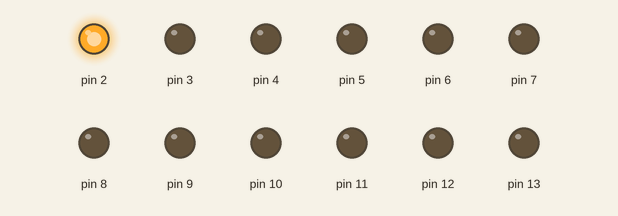
A sketch run on a simulated Arduino Uno, built with avr-gcc and run on an emulated ATmega328P. Shown: output pins drawn as LEDs (lit = HIGH).

Above: at 0.05 s.
At 0.45 s:
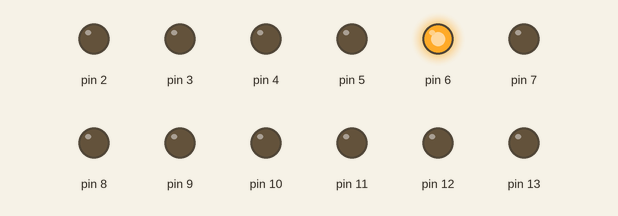
At 0.95 s:
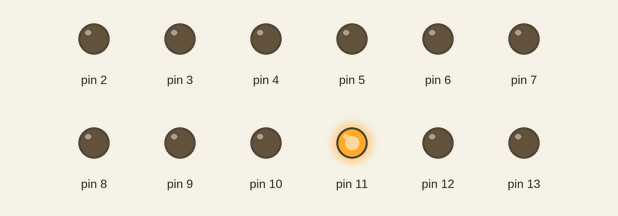
At 1.85 s:
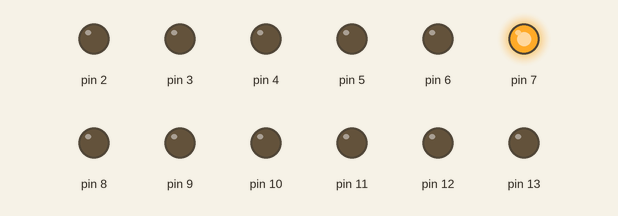
At 3.6 s:
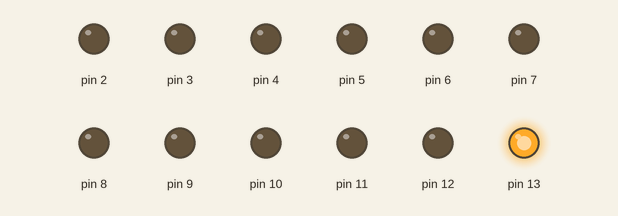
At 5.45 s:
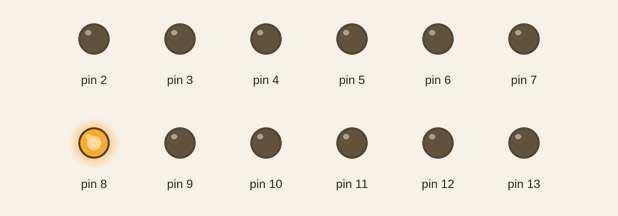
Timing chart, 0 to 5.8 s (numbered marks = the images above):
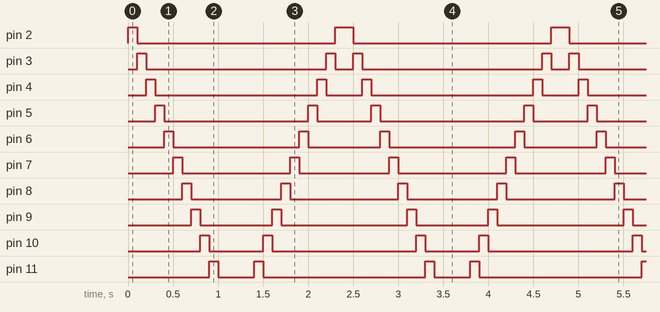

Measured:
- by itself, pin 2: repeats every 2.4 s: LOW 2.2 s, HIGH 0.20 s
- by itself, pin 3: repeats every 2.4 s: LOW 2.0 s, HIGH 0.10 s, LOW 0.20 s, HIGH 0.10 s
- by itself, pin 4: repeats every 2.4 s: LOW 1.8 s, HIGH 0.10 s, LOW 0.40 s, HIGH 0.10 s
- by itself, pin 5: repeats every 2.4 s: LOW 1.6 s, HIGH 0.10 s, LOW 0.60 s, HIGH 0.10 s
- by itself, pin 6: repeats every 2.4 s: LOW 1.4 s, HIGH 0.10 s, LOW 0.80 s, HIGH 0.10 s
- by itself, pin 7: repeats every 2.4 s: LOW 1.2 s, HIGH 0.10 s, LOW 1.0 s, HIGH 0.10 s
- by itself, pin 8: repeats every 2.4 s: LOW 1.0 s, HIGH 0.10 s, LOW 1.2 s, HIGH 0.10 s
- by itself, pin 9: repeats every 2.4 s: LOW 0.80 s, HIGH 0.10 s, LOW 1.4 s, HIGH 0.10 s

The sketch:

for.ino
```cpp
void setup()
{
  for(int i=2; i<=13; i++){
    pinMode(i, OUTPUT);//Modo Salida
  }
}

void loop()
{
  for(int i=2; i<=13; i++){//Va a iterar de uno en uno
    digitalWrite(i, HIGH);//Encendido
    delay(100);//tiempo de espera
    digitalWrite(i, LOW); //apagado

  }
  for(int i=13; i>=2; i--){//Va a iterar de uno en uno
    digitalWrite(i, HIGH);//Encendido
    delay(100);//tiempo de espera
    digitalWrite(i, LOW); //apagado

  }
}
```
